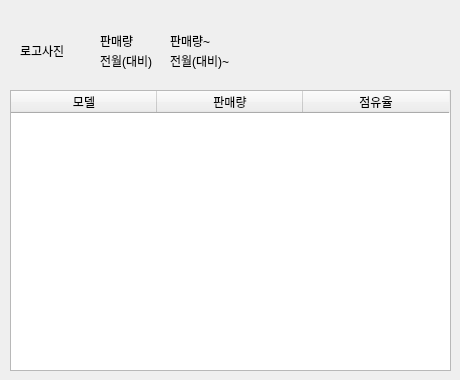
       <widget class="QWidget" name="page_2">
        <widget class="QLabel" name="brand_logo">
         <property name="geometry">
          <rect>
           <x>20</x>
           <y>20</y>
           <width>71</width>
           <height>61</height>
          </rect>
         </property>
         <property name="text">
          <string>로고사진</string>
         </property>
        </widget>
        <widget class="QTableWidget" name="tableWidget_9">
         <property name="geometry">
          <rect>
           <x>10</x>
           <y>90</y>
           <width>441</width>
           <height>281</height>
          </rect>
         </property>
         <attribute name="horizontalHeaderDefaultSectionSize">
          <number>146</number>
         </attribute>
         <column>
          <property name="text">
           <string>모델</string>
          </property>
         </column>
         <column>
          <property name="text">
           <string>판매량</string>
          </property>
         </column>
         <column>
          <property name="text">
           <string>점유율</string>
          </property>
         </column>
        </widget>
        <widget class="QLabel" name="label_12">
         <property name="geometry">
          <rect>
           <x>100</x>
           <y>30</y>
           <width>41</width>
           <height>21</height>
          </rect>
         </property>
         <property name="text">
          <string>판매량</string>
         </property>
        </widget>
        <widget class="QLabel" name="label_13">
         <property name="geometry">
          <rect>
           <x>100</x>
           <y>50</y>
           <width>61</width>
           <height>21</height>
          </rect>
         </property>
         <property name="text">
          <string>전월(대비)</string>
         </property>
        </widget>
        <widget class="QLabel" name="sales_rate">
         <property name="geometry">
          <rect>
           <x>170</x>
           <y>30</y>
           <width>131</width>
           <height>21</height>
          </rect>
         </property>
         <property name="text">
          <string>판매량~</string>
         </property>
        </widget>
        <widget class="QLabel" name="pre_month">
         <property name="geometry">
          <rect>
           <x>170</x>
           <y>50</y>
           <width>131</width>
           <height>21</height>
          </rect>
         </property>
         <property name="text">
          <string>전월(대비)~</string>
         </property>
        </widget>
       </widget>
